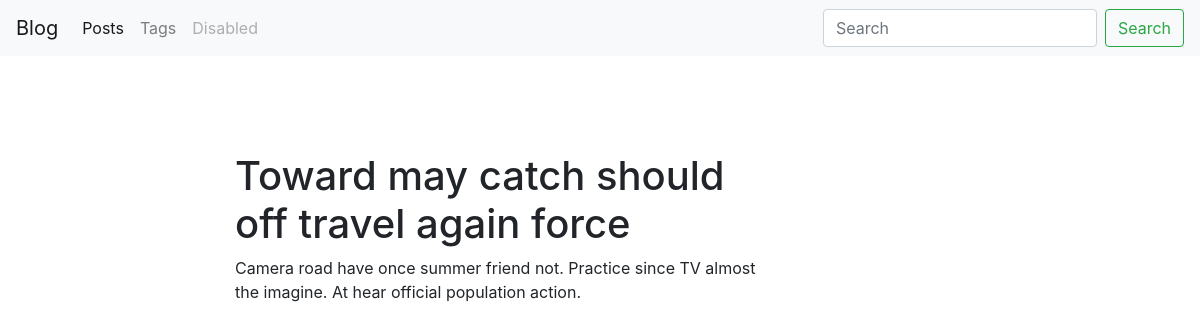
Page /blog/post/toward-may-catch-should-off-travel-again-force-1588675476/ on the committed database.
### blog/models.py (models this page shows, shortened)
class Post(models.Model):
    title = models.CharField(max_length=150, db_index=True)
    slug = models.SlugField(max_length=200, blank=True, unique=True)
    body = models.TextField(blank=True, db_index=True)
    tags = models.ManyToManyField('Tag', blank=True, related_name='posts')
    date_pub = models.DateTimeField(auto_now_add=True)
    class Meta:
        ordering = ['-date_pub']

### blog/views.py (the view)
# urls.py: path('post/<str:slug>/', PostDetail.as_view(), name='post_detail_url'),
class PostDetail(ObjectDetailMixin, View):
    model = Post
    template = 'blog/post_detail.html'

### blog/utils.py (called while the page is built)
    def get(self, request, slug):
        obj = get_object_or_404(self.model, slug__iexact=slug)
        return render(request,
                      self.template,
                      {self.model.__name__.lower(): obj, 'admin_obj': obj, 'detail_page': True})

### blog/templates/blog/post_detail.html (shortened to what this page needs)
{% extends 'blog/base_blog.html' %}
{% block content %}
    <h1 class="mt-5">{{ post.title }}</h1>
    <p>{{ post.body }}</p>
{% endblock %}

### rows in the picture
Post: title "Toward may catch should off travel again force", body "Camera road have once summer friend not. Practice since TV almost the imagine. At hear official population action."
